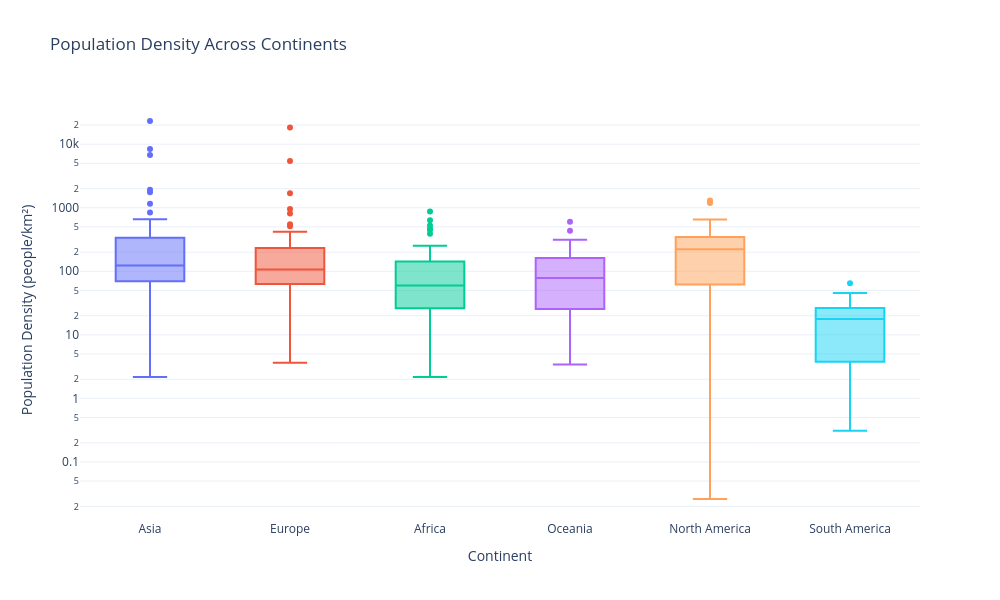

Here is the notebook cell this chart was saved with:
### Markdown cell above
**Chart choice & justification:** *Which chart did you choose, and why? Justify design choices.

*YOUR ANSWER HERE*
**I used a box plot to compare population density across different continents. This chart helps us understand how crowded countries are within each continent. The boxes show the middle range of population densities, while the points outside represent countries with unusually high or low density.**

**I used a logarithmic scale because population density varies a lot between countries. Some countries have very high population density, while others have much lower density. This chart makes it easier to compare the differences and understand how population density is spread across continents.**

### Code cell
# Q4
# YOUR CODE 
# Q4: Population density by continent

fig = px.box(
    df,
    x="Continent",
    y="Density",
    color="Continent",
    points="outliers",
    log_y=True,
    title="Population Density Across Continents",
    labels={
        "Density": "Population Density (people/km²)",
        "Continent": "Continent"
    }
)

fig.update_layout(
    template="plotly_white",
    width=1000,
    height=600,
    showlegend=False
)

fig.show()

### Figure 1 — Plotly figure (JSON) as saved in the notebook; plotly's stock layout.template omitted (floating-point values rounded to 4 significant figures)
{"data": [{"alignmentgroup": "True", "boxpoints": "outliers", "hovertemplate": "Continent=%{x}<br>Population Density (people/km²)=%{y}<extra></extra>", "legendgroup": "Asia", "marker": {"color": "#636efa"}, "name": "Asia", "notched": false, "offsetgroup": "Asia", "orientation": "v", "showlegend": true, "type": "box", "x": ["Asia", "Asia", "Asia", "Asia", "Asia", "Asia", "Asia", "Asia", "Asia", "Asia", "Asia", "Asia", "Asia", "Asia", "Asia", "Asia", "Asia", "Asia", "Asia", "Asia", "Asia", "Asia", "Asia", "Asia", "Asia", "Asia", "Asia", "Asia", "Asia", "Asia", "Asia", "Asia", "Asia", "Asia", "Asia", "Asia", "Asia", "Asia", "Asia", "Asia", "Asia", "Asia", "Asia", "Asia", "Asia", "Asia", "Asia", "Asia", "Asia", "Asia"], "x0": " ", "xaxis": "x", "y": [63.06, 93.48, 119.6, 1924.0, 1160.0, 20.38, 77.88, 92.62, 146.9, 53.72, 6783.0, 431.1, 144.7, 53.73, 101.5, 435.2, 328.0, 126.3, 7.119, 239.6, 33.16, 31.8, 525.2, 23170.0, 102.6, 1746.0, 2.173, 80.08, 207.6, 216.3, 14.79, 267.4, 844.1, 337.5, 232.6, 16.94, 8416.0, 517.1, 332.8, 119.5, 660.2, 69.55, 139.7, 90.18, 108.9, 13.18, 112.9, 77.4, 296.4, 63.82], "y0": " ", "yaxis": "y"}, {"alignmentgroup": "True", "boxpoints": "outliers", "hovertemplate": "Continent=%{x}<br>Population Density (people/km²)=%{y}<extra></extra>", "legendgroup": "Europe", "marker": {"color": "#EF553B"}, "name": "Europe", "notched": false, "offsetgroup": "Europe", "orientation": "v", "showlegend": true, "type": "box", "x": ["Europe", "Europe", "Europe", "Europe", "Europe", "Europe", "Europe", "Europe", "Europe", "Europe", "Europe", "Europe", "Europe", "Europe", "Europe", "Europe", "Europe", "Europe", "Europe", "Europe", "Europe", "Europe", "Europe", "Europe", "Europe", "Europe", "Europe", "Europe", "Europe", "Europe", "Europe", "Europe", "Europe", "Europe", "Europe", "Europe", "Europe", "Europe", "Europe", "Europe", "Europe", "Europe", "Europe", "Europe", "Europe", "Europe", "Europe", "Europe", "Europe", "Europe"], "x0": " ", "xaxis": "x", "y": [98.87, 170.6, 106.6, 45.93, 381.8, 63.14, 61.17, 71.22, 135.3, 133.1, 136.5, 29.32, 38.11, 16.37, 117.1, 233.5, 5442.0, 78.68, 811.6, 107.1, 3.62, 71.48, 147.8, 195.9, 955.0, 28.67, 245.8, 42.11, 250.4, 1688.0, 96.7, 18230.0, 45.4, 419.7, 81.42, 16.78, 127.5, 111.5, 82.47, 8.464, 551.8, 81.73, 115.1, 104.6, 93.99, 23.43, 211.7, 65.79, 277.9, 510.0], "y0": " ", "yaxis": "y"}, {"alignmentgroup": "True", "boxpoints": "outliers", "hovertemplate": "Continent=%{x}<br>Population Density (people/km²)=%{y}<extra></extra>", "legendgroup": "Africa", "marker": {"color": "#00cc96"}, "name": "Africa", "notched": false, "offsetgroup": "Africa", "orientation": "v", "showlegend": true, "type": "box", "x": ["Africa", "Africa", "Africa", "Africa", "Africa", "Africa", "Africa", "Africa", "Africa", "Africa", "Africa", "Africa", "Africa", "Africa", "Africa", "Africa", "Africa", "Africa", "Africa", "Africa", "Africa", "Africa", "Africa", "Africa", "Africa", "Africa", "Africa", "Africa", "Africa", "Africa", "Africa", "Africa", "Africa", "Africa", "Africa", "Africa", "Africa", "Africa", "Africa", "Africa", "Africa", "Africa", "Africa", "Africa", "Africa", "Africa", "Africa", "Africa", "Africa", "Africa", "Africa", "Africa", "Africa", "Africa", "Africa", "Africa", "Africa"], "x0": " ", "xaxis": "x", "y": [18.85, 28.55, 118.6, 4.519, 83.06, 463.1, 58.71, 147.1, 8.956, 13.8, 449.4, 48.31, 42.22, 110.7, 59.71, 31.33, 69.2, 111.7, 8.925, 253.2, 140.3, 56.37, 58.29, 87.33, 93.09, 75.96, 47.61, 3.872, 50.44, 172.2, 18.22, 4.595, 637.0, 871.9, 83.88, 41.13, 3.109, 20.69, 236.6, 17.46, 387.9, 523.1, 235.9, 88.03, 237.0, 120.0, 27.6, 49.05, 17.61, 24.85, 69.3, 155.8, 75.52, 195.6, 2.165, 26.6, 41.77], "y0": " ", "yaxis": "y"}, {"alignmentgroup": "True", "boxpoints": "outliers", "hovertemplate": "Continent=%{x}<br>Population Density (people/km²)=%{y}<extra></extra>", "legendgroup": "Oceania", "marker": {"color": "#ab63fa"}, "name": "Oceania", "notched": false, "offsetgroup": "Oceania", "orientation": "v", "showlegend": true, "type": "box", "x": ["Oceania", "Oceania", "Oceania", "Oceania", "Oceania", "Oceania", "Oceania", "Oceania", "Oceania", "Oceania", "Oceania", "Oceania", "Oceania", "Oceania", "Oceania", "Oceania", "Oceania", "Oceania", "Oceania", "Oceania", "Oceania", "Oceania", "Oceania"], "x0": " ", "xaxis": "x", "y": [222.5, 3.403, 72.08, 50.88, 73.5, 312.9, 161.8, 229.7, 162.6, 603.2, 15.61, 19.17, 7.439, 106.8, 39.34, 21.91, 78.25, 25.06, 155.9, 143.0, 435.1, 26.81, 81.49], "y0": " ", "yaxis": "y"}, {"alignmentgroup": "True", "boxpoints": "outliers", "hovertemplate": "Continent=%{x}<br>Population Density (people/km²)=%{y}<extra></extra>", "legendgroup": "North America", "marker": {"color": "#FFA15A"}, "name": "North America", "notched": false, "offsetgroup": "North America", "orientation": "v", "showlegend": true, "type": "box", "x": ["North America", "North America", "North America", "North America", "North America", "North America", "North America", "North America", "North America", "North America", "North America", "North America", "North America", "North America", "North America", "North America", "North America", "North America", "North America", "North America", "North America", "North America", "North America", "North America", "North America", "North America", "North America", "North America", "North America", "North America", "North America", "North America", "North America", "North America", "North America", "North America", "North America", "North America", "North America", "North America"], "x0": " ", "xaxis": "x", "y": [174.3, 212.1, 591.4, 29.4, 655.0, 17.65, 1189.0, 207.3, 3.851, 260.2, 101.4, 102.0, 430.5, 96.85, 230.7, 301.1, 0.0261, 364.6, 243.1, 163.9, 417.5, 92.74, 257.2, 325.8, 64.91, 43.04, 53.3, 58.46, 366.7, 522.2, 182.6, 292.0, 599.8, 24.22, 267.2, 1299.0, 298.4, 48.21, 36.09, 286.6], "y0": " ", "yaxis": "y"}, {"alignmentgroup": "True", "boxpoints": "outliers", "hovertemplate": "Continent=%{x}<br>Population Density (people/km²)=%{y}<extra></extra>", "legendgroup": "South America", "marker": {"color": "#19d3f3"}, "name": "South America", "notched": false, "offsetgroup": "South America", "orientation": "v", "showlegend": true, "type": "box", "x": ["South America", "South America", "South America", "South America", "South America", "South America", "South America", "South America", "South America", "South America", "South America", "South America", "South America", "South America"], "x0": " ", "xaxis": "x", "y": [16.37, 11.13, 25.28, 25.93, 45.43, 65.02, 0.3105, 3.646, 3.762, 16.67, 26.49, 3.773, 18.91, 30.88], "y0": " ", "yaxis": "y"}], "layout": {"boxmode": "overlay", "height": 600, "legend": {"title": {"text": "Continent"}, "tracegroupgap": 0}, "showlegend": false, "title": {"text": "Population Density Across Continents"}, "width": 1000, "xaxis": {"anchor": "y", "categoryarray": ["Asia", "Europe", "Africa", "Oceania", "North America", "South America"], "categoryorder": "array", "domain": [0, 1], "title": {"text": "Continent"}}, "yaxis": {"anchor": "x", "domain": [0, 1], "title": {"text": "Population Density (people/km²)"}, "type": "log"}}}
